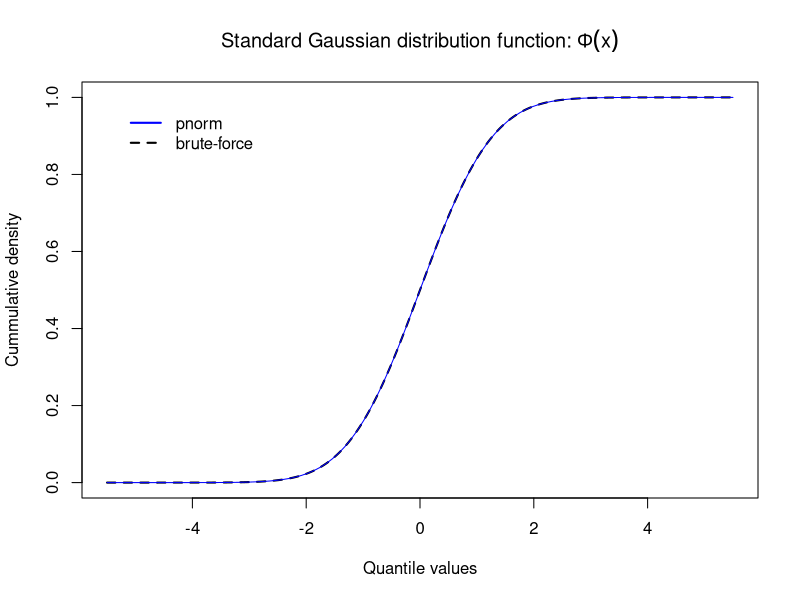

Source code (R):
## ---- chunk 1
knitr::opts_chunk$set(echo = TRUE)
## ---- chunk 2
# 1. phi function ---------------------------------------------------------
phi <- function(x = NULL){
  if(is.null(x)) stop("Stop! Null vector not allowed!") # test for non-null vector
  
  x = scale(x) # obtain standardization of vector x
  out <- 1/sqrt(2 * pi) * exp(-x^2/2) # probability density of vector x
  return(as.vector(out))
}
# output vector of densities
# e.g. phi(x = seq(100)) outputs 100 densities

# 2. quantile vector, integrate to obtain phi vector values ---------------

quant = seq(0, 5.5, by = 1/100) # for half-table values
f = function(x) 1/sqrt(2 * pi) * exp(-x^2/2) # integrand for Phi(x) value
probs <- sapply(quant, 
                FUN = function(x) integrate(f, lower = 0, upper = x)$value)

# check if probs and pnorm() agree to 4 decimal places
identical(round(probs, 4), round(pnorm(q = quant)-0.5, 4))

# matrix form (subset first 400 to draw half-table)
half_table <- as.data.frame(matrix(probs[1:400], ncol = 10, byrow = TRUE))
rownames(half_table) = sprintf('%0.1f', seq(0, 3.9, by = 1/10))
colnames(half_table) = sprintf('%0.2f', seq(0, 0.09, by = 1/100))
# output Gaussian table (half-table)
knitr::kable(half_table, 
             digits = 4,
             caption = "Standard normal table: $P(0 < Z < z )$")

# 3. Distribution curve (full table plot) ----------------------------------
x = c(-rev(quant), quant)
y = sapply(x, 
           FUN = function(x) integrate(f, lower = -5.5, upper = x)$value)

plot(x, y, type = 'l',
     xlab = "Quantile values",
     ylab = "Cummulative density",
     lwd = 2, lty = 2,
     main = expression(
       paste("Standard Gaussian distribution function:")~Phi(x))
     # xlim = c(-5, 5), ylim = c(0, 1), axes = TRUE,
     )
curve(expr = pnorm(x), add = TRUE, col = 'blue', lty = 1.5)
legend('topleft',
       inset = 0.05,
       legend = c("pnorm", "brute-force"),
       bty = "n", # Removes the legend box
       lty = c(1, 2),
       col = c('blue', 'black'),
       lwd = 2)
